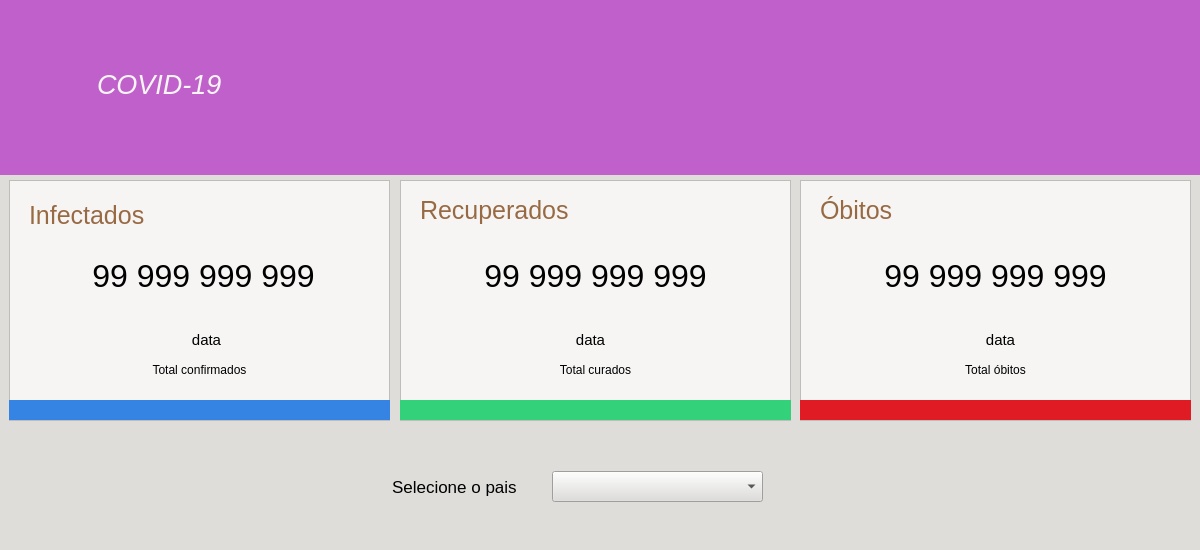
<?xml version="1.0" encoding="UTF-8"?>
<ui version="4.0">
 <class>MainWindow</class>
 <widget class="QMainWindow" name="MainWindow">
  <property name="enabled">
   <bool>true</bool>
  </property>
  <property name="geometry">
   <rect>
    <x>0</x>
    <y>0</y>
    <width>1200</width>
    <height>550</height>
   </rect>
  </property>
  <property name="minimumSize">
   <size>
    <width>1200</width>
    <height>550</height>
   </size>
  </property>
  <property name="maximumSize">
   <size>
    <width>1200</width>
    <height>550</height>
   </size>
  </property>
  <property name="windowTitle">
   <string>Covid-19</string>
  </property>
  <property name="styleSheet">
   <string notr="true">background-color: rgb(222, 221, 218);
</string>
  </property>
  <widget class="QWidget" name="centralwidget">
   <widget class="QLabel" name="label">
    <property name="geometry">
     <rect>
      <x>-3</x>
      <y>-6</y>
      <width>1211</width>
      <height>181</height>
     </rect>
    </property>
    <property name="font">
     <font>
      <pointsize>20</pointsize>
      <italic>true</italic>
     </font>
    </property>
    <property name="styleSheet">
     <string notr="true">background-color: rgb(192, 97, 203);</string>
    </property>
    <property name="text">
     <string>&lt;html&gt;&lt;head/&gt;&lt;body&gt;&lt;p&gt;&lt;span style=&quot; color:#f6f5f4;&quot;&gt;COVID-19&lt;/span&gt;&lt;/p&gt;&lt;/body&gt;&lt;/html&gt;</string>
    </property>
    <property name="indent">
     <number>100</number>
    </property>
   </widget>
   <widget class="QFrame" name="frame">
    <property name="geometry">
     <rect>
      <x>9</x>
      <y>180</y>
      <width>381</width>
      <height>241</height>
     </rect>
    </property>
    <property name="styleSheet">
     <string notr="true">background-color: rgb(246, 245, 244);</string>
    </property>
    <property name="frameShape">
     <enum>QFrame::StyledPanel</enum>
    </property>
    <property name="frameShadow">
     <enum>QFrame::Raised</enum>
    </property>
    <widget class="QLabel" name="label_2">
     <property name="geometry">
      <rect>
       <x>20</x>
       <y>10</y>
       <width>131</width>
       <height>51</height>
      </rect>
     </property>
     <property name="styleSheet">
      <string notr="true">color: rgb(152, 106, 68);
font-size: 25px;</string>
     </property>
     <property name="text">
      <string>Infectados</string>
     </property>
    </widget>
    <widget class="QLabel" name="label_7">
     <property name="geometry">
      <rect>
       <x>0</x>
       <y>220</y>
       <width>391</width>
       <height>20</height>
      </rect>
     </property>
     <property name="styleSheet">
      <string notr="true">background-color: rgb(53, 132, 228);</string>
     </property>
     <property name="text">
      <string/>
     </property>
    </widget>
    <widget class="QLabel" name="label_infectados">
     <property name="geometry">
      <rect>
       <x>14</x>
       <y>70</y>
       <width>361</width>
       <height>51</height>
      </rect>
     </property>
     <property name="styleSheet">
      <string notr="true">font-size:32px;</string>
     </property>
     <property name="text">
      <string>99 999 999 999</string>
     </property>
     <property name="alignment">
      <set>Qt::AlignCenter</set>
     </property>
    </widget>
    <widget class="QLabel" name="label_10">
     <property name="geometry">
      <rect>
       <x>10</x>
       <y>180</y>
       <width>361</width>
       <height>20</height>
      </rect>
     </property>
     <property name="text">
      <string>Total confirmados</string>
     </property>
     <property name="alignment">
      <set>Qt::AlignCenter</set>
     </property>
    </widget>
    <widget class="QLabel" name="label_data">
     <property name="geometry">
      <rect>
       <x>27</x>
       <y>150</y>
       <width>341</width>
       <height>20</height>
      </rect>
     </property>
     <property name="styleSheet">
      <string notr="true">font-size:15px;</string>
     </property>
     <property name="text">
      <string>data</string>
     </property>
     <property name="alignment">
      <set>Qt::AlignCenter</set>
     </property>
    </widget>
   </widget>
   <widget class="QFrame" name="frame_2">
    <property name="geometry">
     <rect>
      <x>400</x>
      <y>180</y>
      <width>391</width>
      <height>241</height>
     </rect>
    </property>
    <property name="styleSheet">
     <string notr="true">background-color: rgb(246, 245, 244);</string>
    </property>
    <property name="frameShape">
     <enum>QFrame::StyledPanel</enum>
    </property>
    <property name="frameShadow">
     <enum>QFrame::Raised</enum>
    </property>
    <widget class="QLabel" name="label_3">
     <property name="geometry">
      <rect>
       <x>20</x>
       <y>10</y>
       <width>151</width>
       <height>41</height>
      </rect>
     </property>
     <property name="styleSheet">
      <string notr="true">color: rgb(152, 106, 68);
font-size: 25px;</string>
     </property>
     <property name="text">
      <string>Recuperados</string>
     </property>
    </widget>
    <widget class="QLabel" name="label_8">
     <property name="geometry">
      <rect>
       <x>0</x>
       <y>220</y>
       <width>391</width>
       <height>20</height>
      </rect>
     </property>
     <property name="styleSheet">
      <string notr="true">background-color: rgb(51, 209, 122);</string>
     </property>
     <property name="text">
      <string/>
     </property>
    </widget>
    <widget class="QLabel" name="label_recuperados">
     <property name="geometry">
      <rect>
       <x>10</x>
       <y>70</y>
       <width>371</width>
       <height>51</height>
      </rect>
     </property>
     <property name="styleSheet">
      <string notr="true">font-size:32px;</string>
     </property>
     <property name="text">
      <string>99 999 999 999</string>
     </property>
     <property name="alignment">
      <set>Qt::AlignCenter</set>
     </property>
    </widget>
    <widget class="QLabel" name="label_11">
     <property name="geometry">
      <rect>
       <x>10</x>
       <y>180</y>
       <width>371</width>
       <height>20</height>
      </rect>
     </property>
     <property name="text">
      <string>Total curados</string>
     </property>
     <property name="alignment">
      <set>Qt::AlignCenter</set>
     </property>
    </widget>
    <widget class="QLabel" name="label_data_2">
     <property name="geometry">
      <rect>
       <x>20</x>
       <y>150</y>
       <width>341</width>
       <height>20</height>
      </rect>
     </property>
     <property name="styleSheet">
      <string notr="true">font-size:15px;</string>
     </property>
     <property name="text">
      <string>data</string>
     </property>
     <property name="alignment">
      <set>Qt::AlignCenter</set>
     </property>
    </widget>
   </widget>
   <widget class="QFrame" name="frame_3">
    <property name="geometry">
     <rect>
      <x>800</x>
      <y>180</y>
      <width>391</width>
      <height>241</height>
     </rect>
    </property>
    <property name="styleSheet">
     <string notr="true">background-color: rgb(246, 245, 244);</string>
    </property>
    <property name="frameShape">
     <enum>QFrame::StyledPanel</enum>
    </property>
    <property name="frameShadow">
     <enum>QFrame::Raised</enum>
    </property>
    <widget class="QLabel" name="label_4">
     <property name="geometry">
      <rect>
       <x>20</x>
       <y>10</y>
       <width>91</width>
       <height>41</height>
      </rect>
     </property>
     <property name="styleSheet">
      <string notr="true">color: rgb(152, 106, 68);
font-size: 25px;</string>
     </property>
     <property name="text">
      <string>Óbitos</string>
     </property>
    </widget>
    <widget class="QLabel" name="label_9">
     <property name="geometry">
      <rect>
       <x>0</x>
       <y>220</y>
       <width>391</width>
       <height>20</height>
      </rect>
     </property>
     <property name="styleSheet">
      <string notr="true">background-color: rgb(224, 27, 36);</string>
     </property>
     <property name="text">
      <string/>
     </property>
    </widget>
    <widget class="QLabel" name="label_obitos">
     <property name="geometry">
      <rect>
       <x>10</x>
       <y>70</y>
       <width>371</width>
       <height>51</height>
      </rect>
     </property>
     <property name="styleSheet">
      <string notr="true">font-size:32px;</string>
     </property>
     <property name="text">
      <string>99 999 999 999</string>
     </property>
     <property name="alignment">
      <set>Qt::AlignCenter</set>
     </property>
    </widget>
    <widget class="QLabel" name="label_12">
     <property name="geometry">
      <rect>
       <x>10</x>
       <y>180</y>
       <width>371</width>
       <height>20</height>
      </rect>
     </property>
     <property name="text">
      <string>Total óbitos</string>
     </property>
     <property name="alignment">
      <set>Qt::AlignCenter</set>
     </property>
    </widget>
    <widget class="QLabel" name="label_data_3">
     <property name="geometry">
      <rect>
       <x>30</x>
       <y>150</y>
       <width>341</width>
       <height>20</height>
      </rect>
     </property>
     <property name="styleSheet">
      <string notr="true">font-size:15px;</string>
     </property>
     <property name="text">
      <string>data</string>
     </property>
     <property name="alignment">
      <set>Qt::AlignCenter</set>
     </property>
    </widget>
   </widget>
   <widget class="QLabel" name="label_5">
    <property name="geometry">
     <rect>
      <x>392</x>
      <y>471</y>
      <width>151</width>
      <height>31</height>
     </rect>
    </property>
    <property name="styleSheet">
     <string notr="true">color: rgb(0, 0, 0);
font-size: 17px;</string>
    </property>
    <property name="text">
     <string>Selecione o pais</string>
    </property>
   </widget>
   <widget class="QComboBox" name="combo">
    <property name="geometry">
     <rect>
      <x>552</x>
      <y>471</y>
      <width>211</width>
      <height>31</height>
     </rect>
    </property>
   </widget>
   <widget class="QLabel" name="label_6">
    <property name="geometry">
     <rect>
      <x>457</x>
      <y>-6</y>
      <width>731</width>
      <height>181</height>
     </rect>
    </property>
    <property name="font">
     <font>
      <pointsize>20</pointsize>
      <italic>true</italic>
     </font>
    </property>
    <property name="styleSheet">
     <string notr="true">background-color: rgb(192, 97, 203);</string>
    </property>
    <property name="text">
     <string/>
    </property>
    <property name="pixmap">
     <pixmap>../a1a09896/virus.png</pixmap>
    </property>
    <property name="indent">
     <number>100</number>
    </property>
   </widget>
  </widget>
 </widget>
 <resources/>
 <connections/>
</ui>
